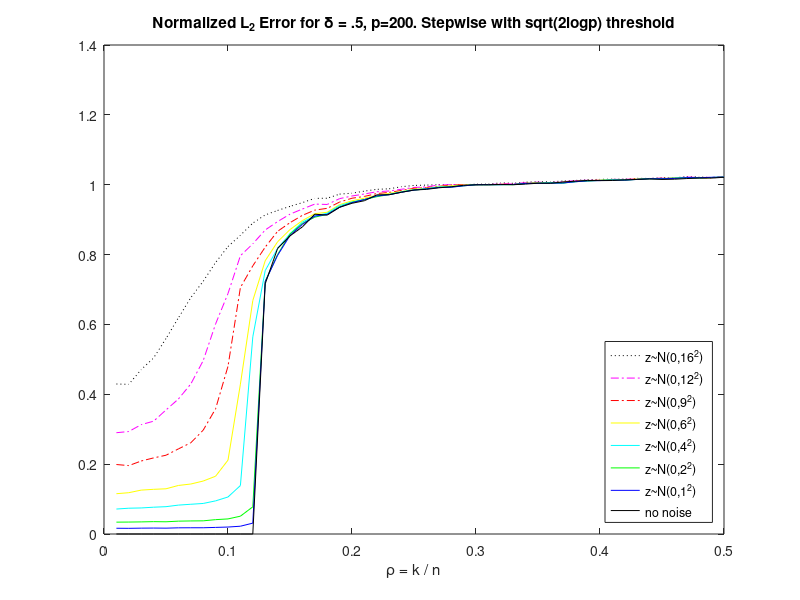

MATLAB code for this plot:
% Figure 6: This shows a single vertical slice of the Phase Diagram 
% for Forward Stepwise (Fig 4), with varying noise levels, with 
% delta=n/p fixed at .5 and the number of variables fixed at 200. 
% Each increase in model noise (from no noise to N(0,16^2)), 
% causes the algorithm to break down at higher sparsity levels. 
% The median of the normalized l_2 error for the coefficient 
% estimates is shown, over 1000 replications.

load Fig6Datazi0.mat
med0 = median(ErrVecL2n,2);
load Fig6Datazi1.mat
med1 = median(ErrVecL2n,2);
load Fig6Datazi2.mat
med2 = median(ErrVecL2n,2);
load Fig6Datazi4.mat
med4 = median(ErrVecL2n,2);
load Fig6Datazi6.mat
med6 = median(ErrVecL2n,2);
load Fig6Datazi9.mat
med9 = median(ErrVecL2n,2);
load Fig6Datazi12.mat
med12 = median(ErrVecL2n,2);
load Fig6Datazi16.mat
med16 = median(ErrVecL2n,2);

plot(1:length(med16),med16','k:')
hold on
plot(1:length(med12),med12','m-.')
plot(1:length(med9),med9','r-.')
plot(1:length(med6),med6','y-')
plot(1:length(med4),med4','c-')
plot(1:length(med2),med2','g-')
plot(1:length(med1),med1','b-')
plot(1:length(med0),med0','k-')

xlabel('\rho = k / n'); ylabel=('Error');
legend('z~N(0,16^2)','z~N(0,12^2)','z~N(0,9^2)','z~N(0,6^2)','z~N(0,4^2)','z~N(0,2^2)','z~N(0,1^2)','no noise','location','SouthEast')
set(gca,'XtickLabel',[0 0.1 0.2 0.3 0.4 0.5 0.6 0.7 0.8 0.9 1]);
title('Normalized L_2 Error for \delta = .5, p=200. Stepwise with sqrt(2logp) threshold')
%print -depsc deltahalfp200reps1000; print -djpeg99 deltahalfp200reps1000

%
% Copyright (c) 2006. Victoria Stodden
%  

%
% Part of SparseLab Version:100
% Created Tuesday March 28, 2006
% This is Copyrighted Material
% For Copying permissions see COPYING.m
% Comments? e-mail sparselab@stanford.edu
%